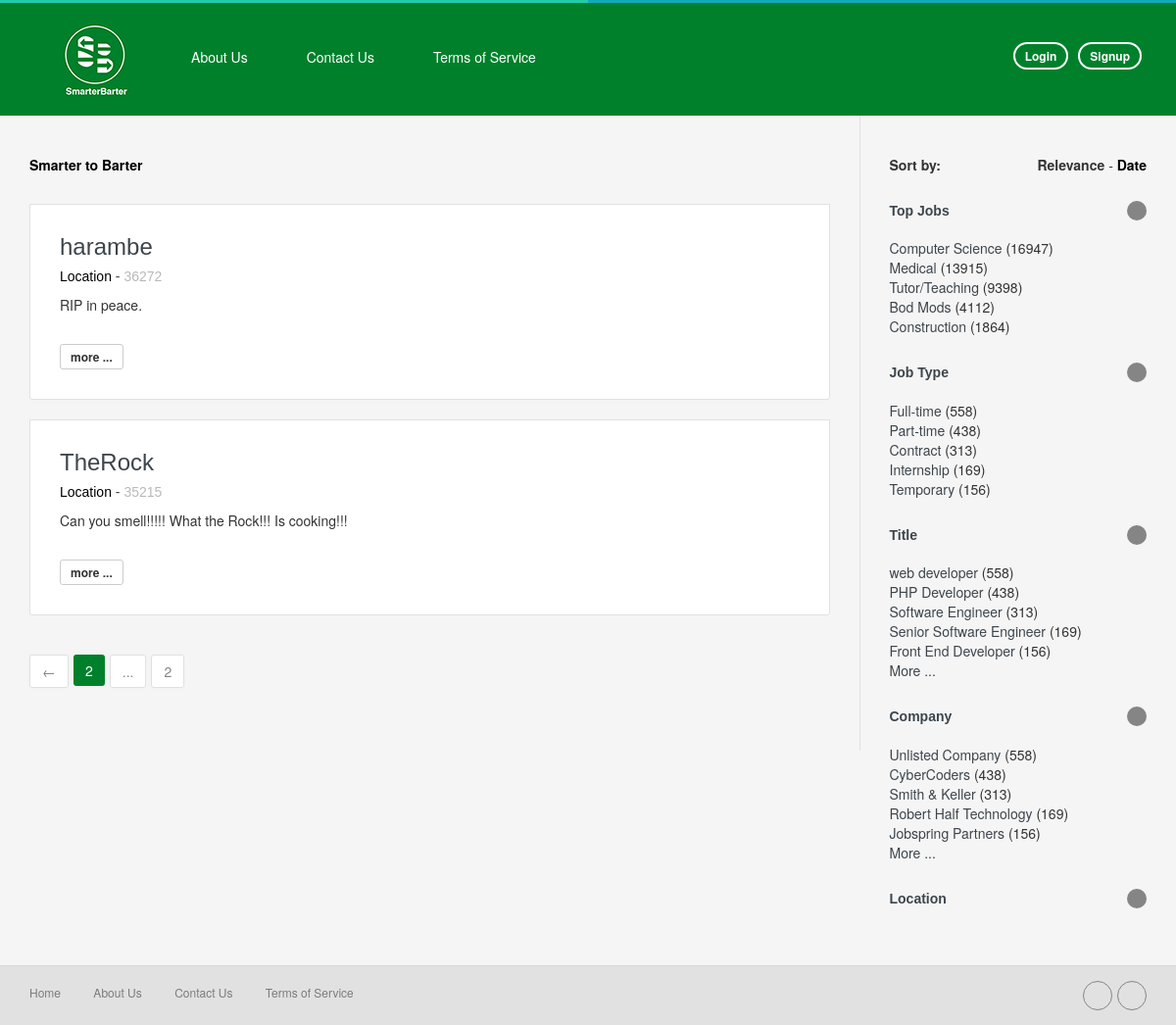
Before: /job_post/?page=3 with the older database file.
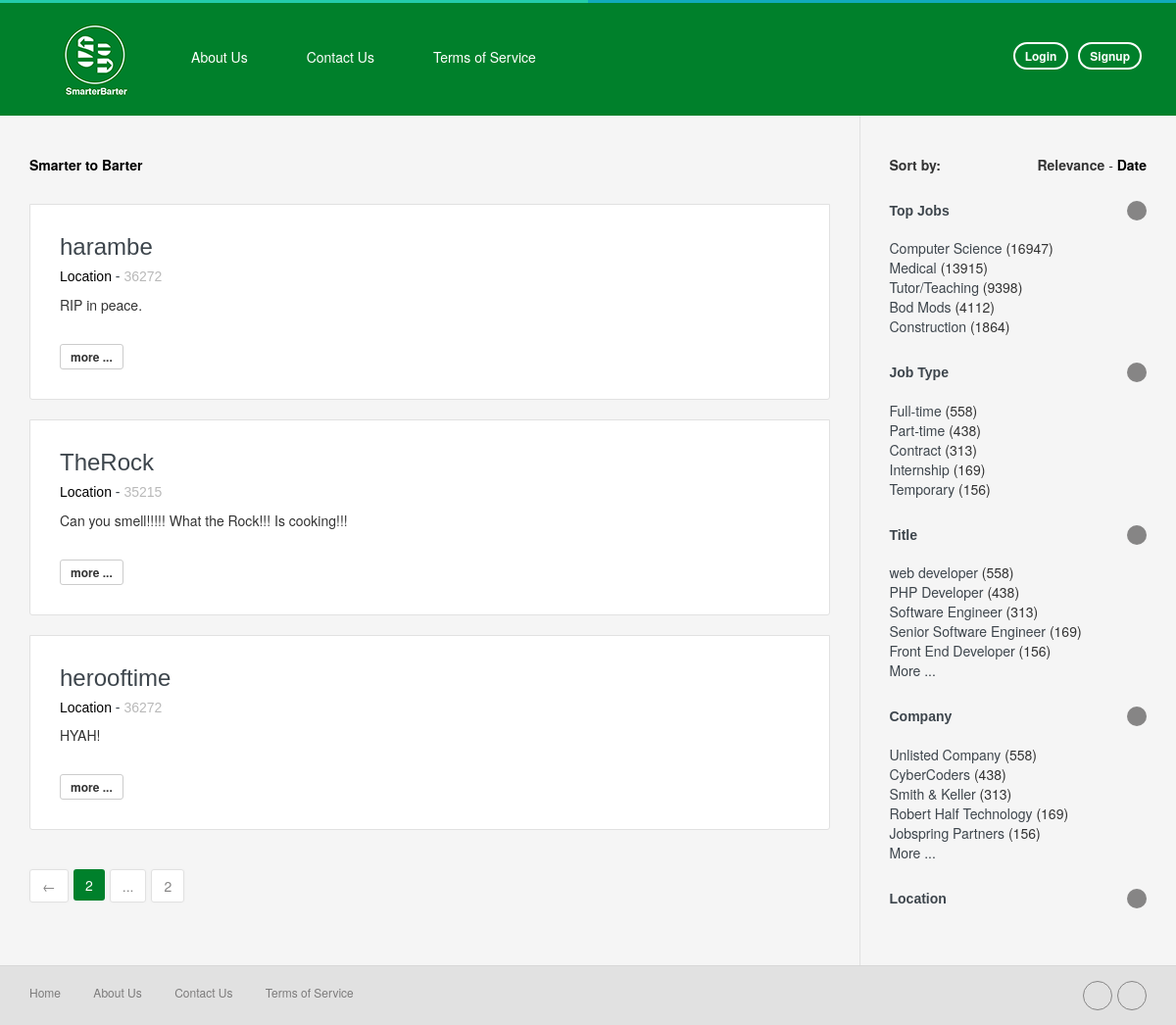
After: the same page with the newer database file.
### home/models.py (models this page shows, shortened)
class CustomerService(models.Model):
    customer = models.OneToOneField(Customer, on_delete=models.CASCADE)
    servicesID = models.CharField(max_length = 600)
    needsID = models.CharField(max_length = 600)
    objects = customerServiceManager()

class Customer(models.Model):
    user = models.OneToOneField(User, on_delete=models.CASCADE)
    zipCode = models.IntegerField(default = '55555')
    bio = models.TextField(max_length = 1500)
    objects = customerManager()

### home/views.py (the view)
# urls.py: url(r'^job_post/$', views.Post_list, name = 'home/job_post.html'),
def Post_list(request):
    if request.user.is_authenticated():
        queryset_list = CustomerService.objects.all()
        service = request.user.customer.customerservice.servicesID
        need = request.user.customer.customerservice.needsID
        need.lstrip('[')
        need.rstrip(']')
        need.split(", ")
        service.lstrip('[')
        service.rstrip(']')
        service.split(", ")
        zip = request.user.customer.zipCode
        customers_list = CustomerService.objects.all()
        matchedUsers_list = customers_list.filter(customer__zipCode = zip)
        for userneed in need:
            matchedUsers_list = matchedUsers_list.filter(servicesID__icontains = userneed)
        for userservice in service:
            matchedUsers_list = matchedUsers_list.filter(needsID__icontains = userservice)
        paginator = Paginator(matchedUsers_list, 4)
        page = request.GET.get('page', 1)
        try:
            queryset = paginator.page(page)
        except PageNotAnInteger:
            queryset = paginator.page(1)
        except EmptyPage:
            queryset = paginator.page(paginator.num_pages)
        return render(request, 'home/job_post.html', {'object_list': queryset})
    else:
        queryset_list = CustomerService.objects.all()
        paginator = Paginator(queryset_list, 4)
        page = request.GET.get('page', 1)
        try:
            queryset = paginator.page(page)
        except PageNotAnInteger:
            queryset = paginator.page(1)
        except EmptyPage:
            queryset = paginator.page(paginator.num_pages)
        return render(request, 'home/job_post.html', {'object_list': queryset})

### home/templates/home/job_post.html (shortened to what the changed rows need)
{% extends 'home/header.html' %}
{% load staticfiles %}
 {% block content %}
      <div class="body-content clearfix" >
        <div class="bg-color2">
          <div class="container">
            <div class="row">
              <div class="col-md-9">
                <div class="block-section-sm box-list-area">
                    {% for CustomerService in object_list %}
                <div class="box-list">
                    <div class="item">
                      <div class="row">
                        <div class="col-md-11">
                          <h3 class="no-margin-top"><a href="/job_detail/{{CustomerService.id}}" class="">{{CustomerService.customer.user.username}}<i class="fa fa-link color-white-mute font-1x"></i></a></h3>
                          <h5><span class="color-black">Location</span> - <span class="color-white-mute">{{CustomerService.customer.zipCode}}</span></h5>
                          <p class="text-truncate ">{{CustomerService.customer.bio}} </p>
                          <div>
                            <br>
                            <a href="/job_detail/{{CustomerService.id}}" class="btn btn-theme btn-xs btn-default">more ...</a>
                          </div>
                        </div>
                      </div>
                    </div>
                    </div>
                    {% endfor %}
                </div>
              </div>
            </div>
          </div>
        </div>
      </div>
{% endblock %}

Changed rows visible on the page:
added CustomerService: customer.user.username "herooftime", customer.zipCode "36272", customer.bio "HYAH!"
